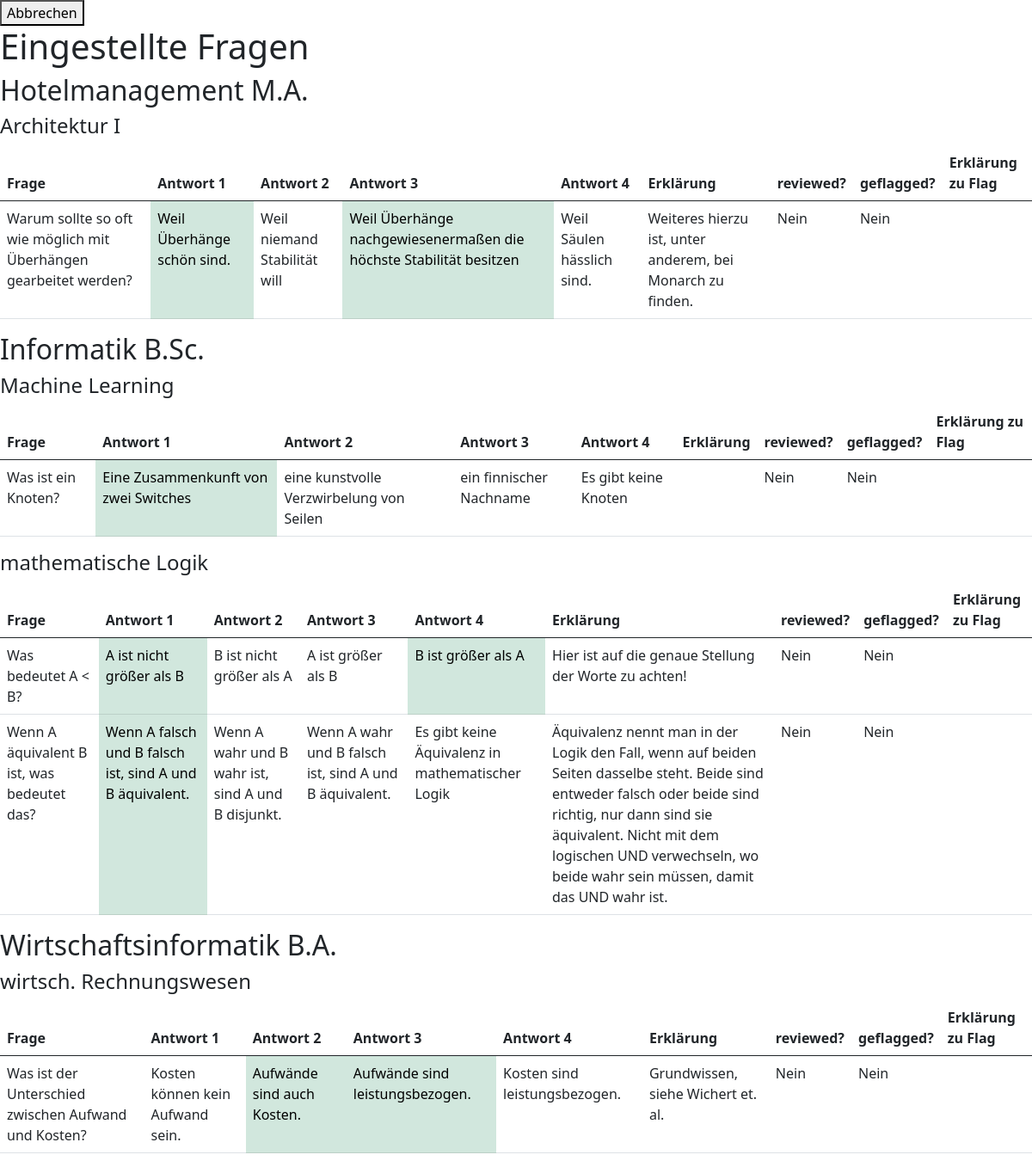
The page /listQuestions.php (signed in) on the database as committed earlier.
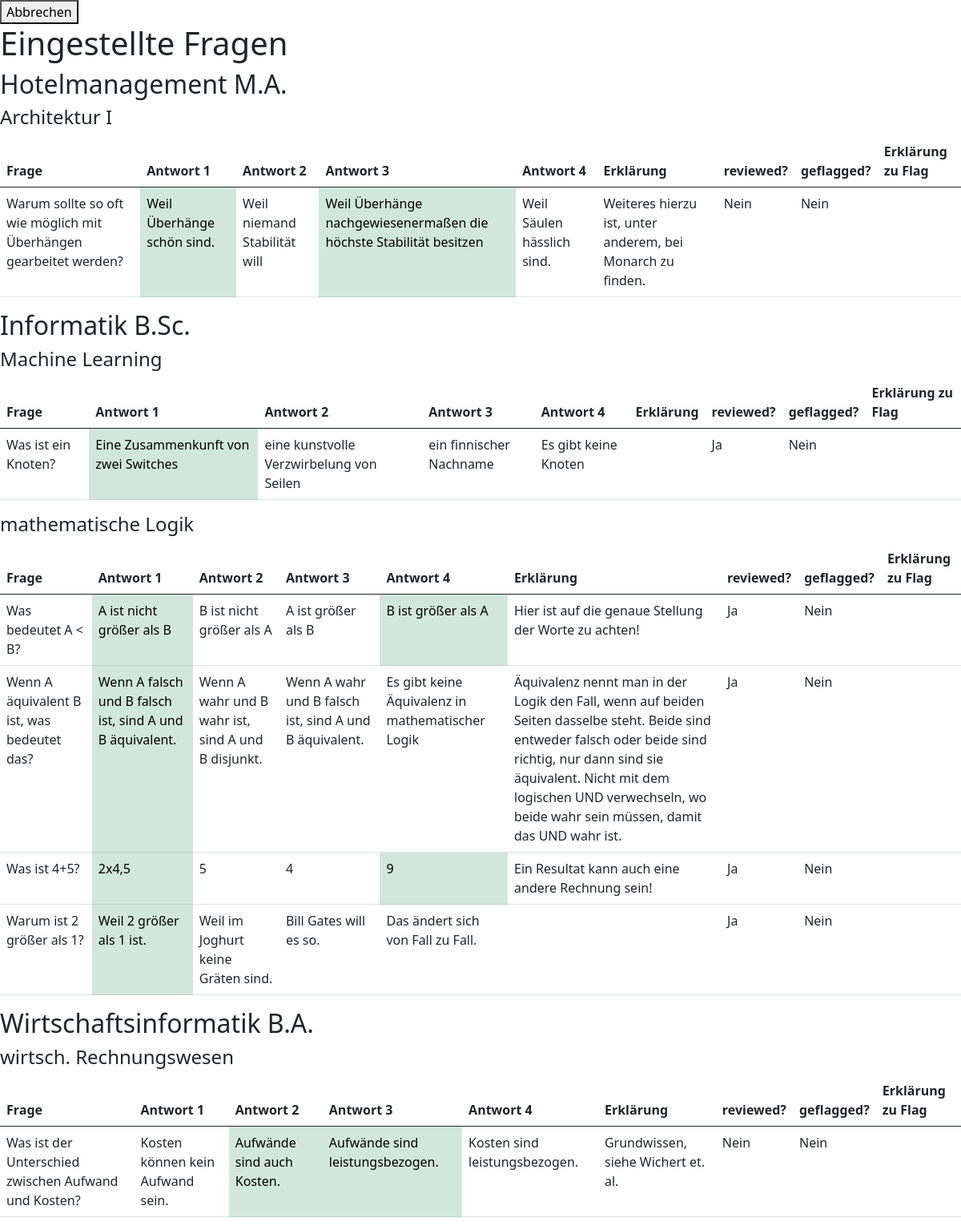
The same page on the database as committed later.
### tables this page shows
CREATE TABLE `questions` (
  `ID` bigint(20) NOT NULL,
  `subject` varchar(255) DEFAULT NULL,
  `class` varchar(255) DEFAULT NULL,
  `question` text DEFAULT NULL,
  `bAnsw1` tinyint(1) NOT NULL DEFAULT 0,
  `Answer1` text DEFAULT NULL,
  `bAnsw2` tinyint(1) NOT NULL DEFAULT 0,
  `Answer2` text DEFAULT NULL,
  `bAnsw3` tinyint(1) NOT NULL DEFAULT 0,
  `Answer3` text DEFAULT NULL,
  `bAnsw4` tinyint(1) NOT NULL DEFAULT 0,
  `Answer4` text DEFAULT NULL,
  `explanation` text DEFAULT NULL,
  `time` timestamp NOT NULL DEFAULT current_timestamp(),
  `bIsReviewed` tinyint(1) NOT NULL DEFAULT 0,
  `isFlagged` tinyint(1) NOT NULL DEFAULT 0
);

### listQuestions.php (the view, shortened to what this page needs)
<?php
    include "o_functions.php";
?>
<!DOCTYPE html>
<html>
    <head>
        <link href="bootstrap/css/bootstrap.min.css" rel="stylesheet">
    </head>
    <body>
        <?php
            echo "<div id='mainQuestions'>";
            echo "<button id='back'>Abbrechen</button>";
            echo "<h1>Eingestellte Fragen</h1>";
            $stmt = $dbh->query("select * from questions order by subject,class asc");
            $question_tracker = array();
            $class_tracker = array();
            $bHasSeen = false;
            $bHasPushed = false;
            while($row = $stmt->fetch()){
                for($i = 0;$i < count($question_tracker);$i++){
                    if($question_tracker[$i] == $row['subject']){
                        $bHasPushed = true;
                    }
                }
                if($bHasPushed <> true){
                    echo "<h2>" . $row['subject'] . "</h2>";
                    $stmt1 = $dbh->query("select * from questions where subject='" . $row['subject'] . "' order by subject,class asc");
                    while($row1 = $stmt1->fetch()){
                        for($j=0;$j<count($class_tracker);$j++){
                            if($row1['class'] == $class_tracker[$j]){
                                $bHasSeen = true;
                            }
                        }
                        if($bHasSeen == false){
                            echo "<table class=table>";
                            echo "<thead>";
                            echo "<th>Frage</th>";
                            echo "<th>Antwort 1</th>";
                            echo "<th>Antwort 2</th>";
                            echo "<th>Antwort 3</th>";
                            echo "<th>Antwort 4</th>";
                            echo "<th>Erklärung</th>";
                            echo "<th>reviewed?</th>";
                            echo "<th>geflagged?</th>";
                            echo "<th>Erklärung zu Flag</th>";
                            echo "</thead>";
                            echo "<tbody>";
                            array_push($class_tracker,$row1['class']);
                        }
                        if($bHasSeen == false){
                            echo "<h4>" . $row1['class'] . "</h4>";
                        }
                        echo "<tr style='cursor:pointer;' ";
                        if($row1['isFlagged'] == 1){
                            echo "class='table-danger' ";
                        }
                        echo "id='" . $row1['ID'] . "' onclick=edit('" . $row1['ID'] . "')>";
                        echo "<td>" . $row1['question'] . "</td>";
                        if($row1['bAnsw1'] == "1"){
                            echo "<td class=table-success>" . $row1['Answer1'] . "</td>";
                        }else{
                            echo "<td>" . $row1['Answer1'] . "</td>";
                        }
                        if($row1['bAnsw2'] == "1"){
                            echo "<td class=table-success>" . $row1['Answer2'] . "</td>";
                        }else{
                            echo "<td>" . $row1['Answer2'] . "</td>";
                        }
                        if($row1['bAnsw3'] == "1"){
                            echo "<td class=table-success>" . $row1['Answer3'] . "</td>";
                        }else{
                            echo "<td>" . $row1['Answer3'] . "</td>";
                        }
                        if($row1['bAnsw4'] == "1"){
                            echo "<td class=table-success>" . $row1['Answer4'] . "</td>";
                        }else{
                            echo "<td>" . $row1['Answer4'] . "</td>";
                        }
                        echo "<td>" . $row1['explanation'] . "</td>";
                        echo "<td>";
                        if($row1['bIsReviewed'] == "0"){
                            echo "Nein";
                        }else{
                            echo "Ja";
                        }
                        echo "</td>";
                        if($row1['isFlagged'] == 1){
                            echo "<td>Ja</td>";
                        }else{
                            echo "<td>Nein</td>";
                        }
                        echo "<td>" . $row1['flaggedExplanation'] . "</td>";
                        echo "</tr>";
                        $bHasSeen = false;
                    }
                    echo "</tbody>";
                    echo "</table>";
                }
                $bHasPushed = false;
                array_push($question_tracker,$row['subject']);
            }
            echo "</div>";
        ?>
    </body>
</html>

Rows that differ between the two databases and show on the page:
changed questions "Informatik B.Sc.": bIsReviewed "Nein" → "Ja"
changed questions "mathematische Logik": bIsReviewed "Nein" → "Ja"
changed questions "Wenn A äquivalent B ist, was bedeutet das?": bIsReviewed "Nein" → "Ja"
added questions: question "Was ist 4+5?", Answer1 "2x4,5", Answer2 "5", Answer3 "4", Answer4 "9", explanation "Ein Resultat kann auch eine andere Rechnung sein!", bIsReviewed "Ja", isFlagged "Nein", shown under "Informatik B.Sc."
added questions: question "Warum ist 2 größer als 1?", Answer1 "Weil 2 größer als 1 ist.", Answer2 "Weil im Joghurt keine Gräten sind.", Answer3 "Bill Gates will es so.", Answer4 "Das ändert sich von Fall zu Fall.", bIsReviewed "Ja", isFlagged "Nein", shown under "Informatik B.Sc."
